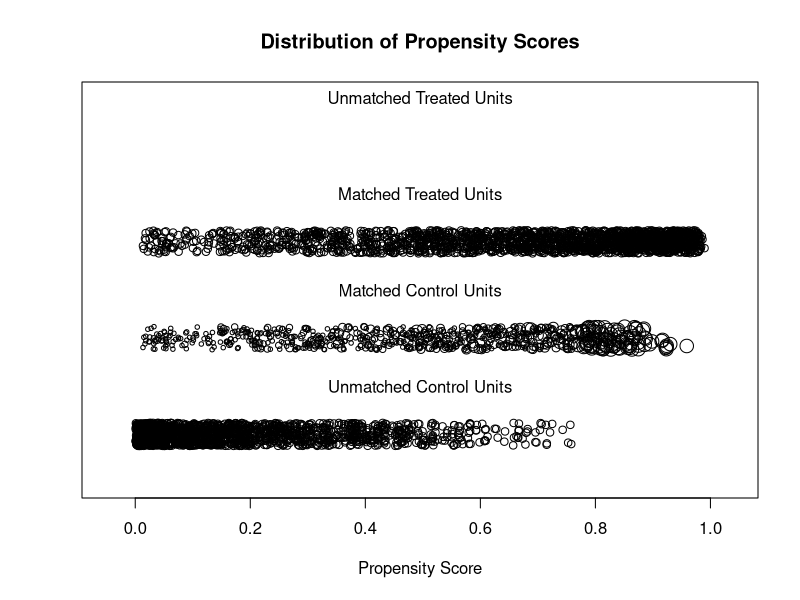
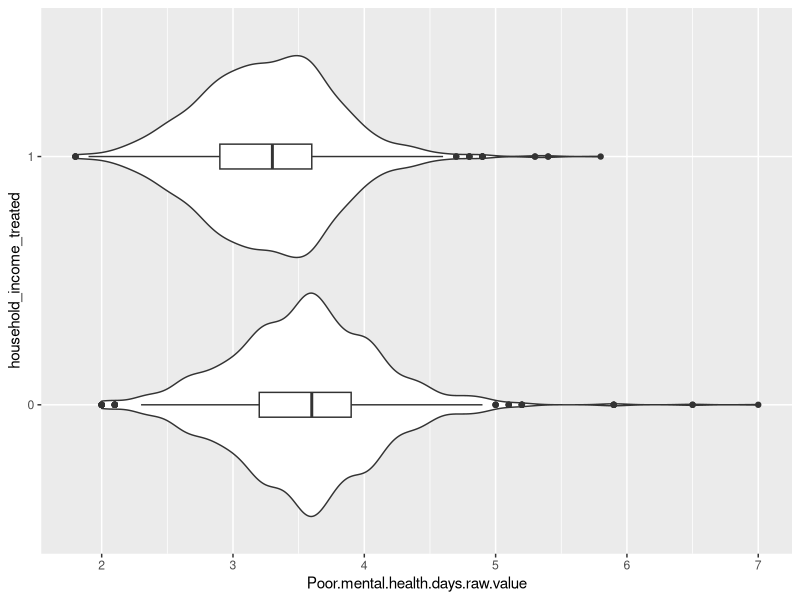
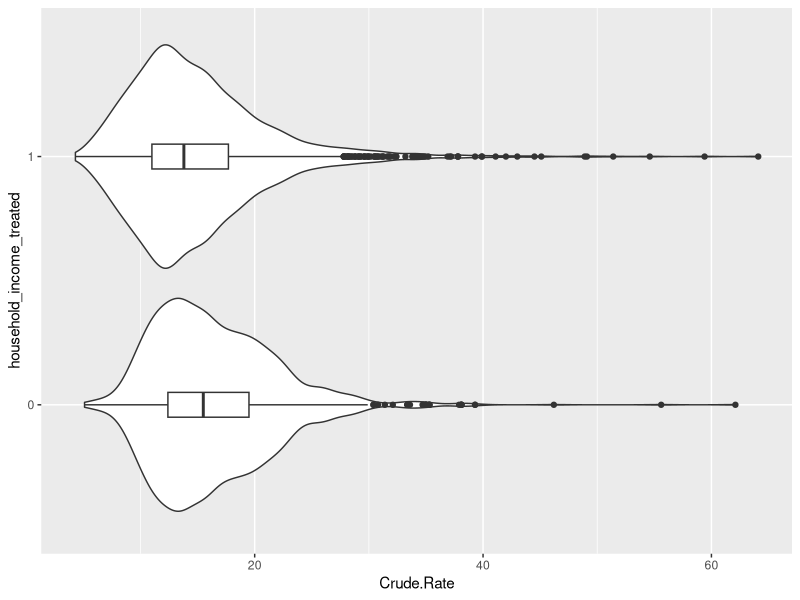

These figures' R source, in order:
library("MatchIt")

# for plotting
library("ggplot2")

# for analysis
library("lmtest")
library("sandwich")

matching <- read.csv(file = 'df_matching.csv')

# nearest neighbor
m.out1 <- matchit(household_income_treated ~ High.school.graduation.raw.value + Unemployment.raw.value + 
                   Some.college.raw.value + Ratio.of.population.to.mental.health.providers +
                   RUCC + Average.Temperature + Average.Precipitation,
                 data = matching, method = "nearest", distance = "glm", replace = TRUE,
                 reuse.max = 9, caliper = 0.25)
summary(m.out1)
plot(m.out1, type = "jitter", interactive = FALSE)

# See https://kosukeimai.github.io/MatchIt/articles/estimating-effects.html

# Poor mental health days
gm <- get_matches(m.out1)
table(table(gm$id[gm$household_income_treated == 0]))

fitgm <- lm(Poor.mental.health.days.raw.value ~ household_income_treated + High.school.graduation.raw.value + Unemployment.raw.value + Some.college.raw.value + Ratio.of.population.to.mental.health.providers + RUCC + Average.Temperature + Average.Precipitation,
            data = gm,
            weights = weights)

coeftest(fitgm, vcov. = vcovCL, cluster = ~subclass + id)["household_income_treated",,drop = FALSE]
gm$household_income_treated <- as.factor(gm$household_income_treated)
ggplot(data = gm, mapping = aes(y = household_income_treated, x = Poor.mental.health.days.raw.value)) +
  geom_violin() +
  geom_boxplot(width=0.1)

# Suicide rate
gm2 <- get_matches(m.out1)
table(table(gm2$id[gm2$household_income_treated == 0]))

fitgm2 <- lm(Crude.Rate ~ household_income_treated + High.school.graduation.raw.value + Unemployment.raw.value + Some.college.raw.value + Ratio.of.population.to.mental.health.providers + RUCC + Average.Temperature + Average.Precipitation,
             data = gm2, 
             weights = weights)

coeftest(fitgm2, vcov. = vcovCL, cluster = ~subclass + id)["household_income_treated",,drop = FALSE]
gm2$household_income_treated <- as.factor(gm2$household_income_treated)
ggplot(data = gm2, mapping = aes(y = household_income_treated, x = Crude.Rate)) +
  geom_violin() +
  geom_boxplot(width=0.1)
